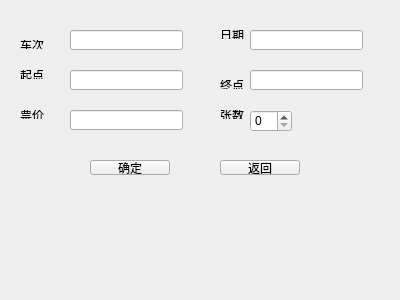
<?xml version="1.0" encoding="UTF-8"?>
<ui version="4.0">
 <class>booking</class>
 <widget class="QWidget" name="booking">
  <property name="geometry">
   <rect>
    <x>0</x>
    <y>0</y>
    <width>400</width>
    <height>300</height>
   </rect>
  </property>
  <property name="windowTitle">
   <string>Form</string>
  </property>
  <widget class="QLabel" name="label">
   <property name="geometry">
    <rect>
     <x>20</x>
     <y>40</y>
     <width>41</width>
     <height>9</height>
    </rect>
   </property>
   <property name="text">
    <string>车次</string>
   </property>
  </widget>
  <widget class="QLabel" name="label_2">
   <property name="geometry">
    <rect>
     <x>20</x>
     <y>70</y>
     <width>41</width>
     <height>9</height>
    </rect>
   </property>
   <property name="text">
    <string>起点</string>
   </property>
  </widget>
  <widget class="QLabel" name="label_3">
   <property name="geometry">
    <rect>
     <x>220</x>
     <y>80</y>
     <width>41</width>
     <height>9</height>
    </rect>
   </property>
   <property name="text">
    <string>终点</string>
   </property>
  </widget>
  <widget class="QLabel" name="label_4">
   <property name="geometry">
    <rect>
     <x>20</x>
     <y>110</y>
     <width>41</width>
     <height>9</height>
    </rect>
   </property>
   <property name="text">
    <string>票价</string>
   </property>
  </widget>
  <widget class="QLabel" name="label_5">
   <property name="geometry">
    <rect>
     <x>220</x>
     <y>110</y>
     <width>41</width>
     <height>9</height>
    </rect>
   </property>
   <property name="text">
    <string>张数</string>
   </property>
  </widget>
  <widget class="QPushButton" name="pushButton">
   <property name="geometry">
    <rect>
     <x>90</x>
     <y>160</y>
     <width>80</width>
     <height>15</height>
    </rect>
   </property>
   <property name="text">
    <string>确定</string>
   </property>
  </widget>
  <widget class="QLineEdit" name="lineEdit">
   <property name="geometry">
    <rect>
     <x>70</x>
     <y>30</y>
     <width>113</width>
     <height>20</height>
    </rect>
   </property>
  </widget>
  <widget class="QLineEdit" name="lineEdit_2">
   <property name="geometry">
    <rect>
     <x>70</x>
     <y>70</y>
     <width>113</width>
     <height>20</height>
    </rect>
   </property>
  </widget>
  <widget class="QLineEdit" name="lineEdit_3">
   <property name="geometry">
    <rect>
     <x>250</x>
     <y>70</y>
     <width>113</width>
     <height>20</height>
    </rect>
   </property>
  </widget>
  <widget class="QLineEdit" name="lineEdit_4">
   <property name="geometry">
    <rect>
     <x>70</x>
     <y>110</y>
     <width>113</width>
     <height>20</height>
    </rect>
   </property>
  </widget>
  <widget class="QLineEdit" name="lineEdit_6">
   <property name="geometry">
    <rect>
     <x>250</x>
     <y>30</y>
     <width>113</width>
     <height>20</height>
    </rect>
   </property>
  </widget>
  <widget class="QLabel" name="label_6">
   <property name="geometry">
    <rect>
     <x>220</x>
     <y>30</y>
     <width>41</width>
     <height>9</height>
    </rect>
   </property>
   <property name="text">
    <string>日期</string>
   </property>
  </widget>
  <widget class="QSpinBox" name="spinBox">
   <property name="geometry">
    <rect>
     <x>250</x>
     <y>110</y>
     <width>42</width>
     <height>22</height>
    </rect>
   </property>
  </widget>
  <widget class="QPushButton" name="pushButtonreturn">
   <property name="geometry">
    <rect>
     <x>220</x>
     <y>160</y>
     <width>80</width>
     <height>15</height>
    </rect>
   </property>
   <property name="text">
    <string>返回</string>
   </property>
  </widget>
 </widget>
 <resources/>
 <connections/>
</ui>
